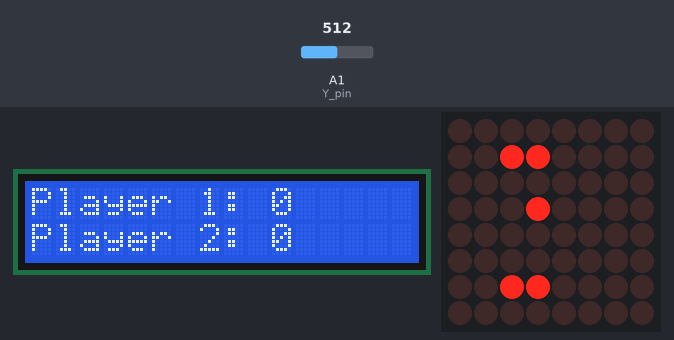
A sketch run on a simulated Arduino Uno, built with avr-gcc and run on an emulated ATmega328P. Parts: 16×2 character LCD, 8×8 LED matrix. Inputs (shaded band) come from the test bench; at power-on: A1 (Y_pin) = 512. Random numbers use the default seed unless the sketch sets one.

Above: at 1.2 s.
1.3 s: A1 (Y_pin) set to 737
3.6 s: A1 (Y_pin) set to 767
At 4.1 s:
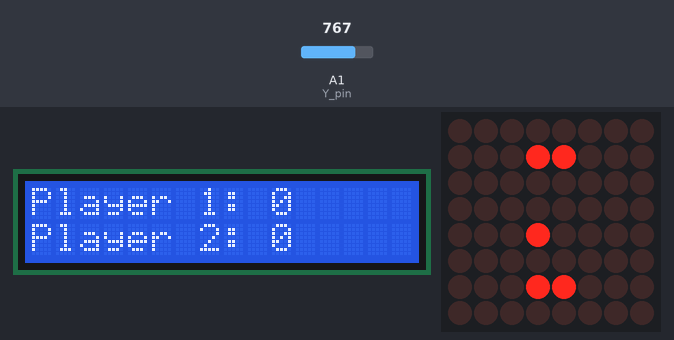
6.7 s: A1 (Y_pin) set to 240
At 7.2 s:
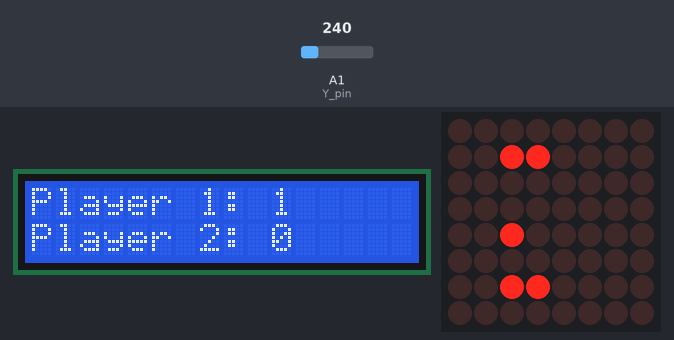
9.8 s: A1 (Y_pin) set to 260
At 11.8 s:
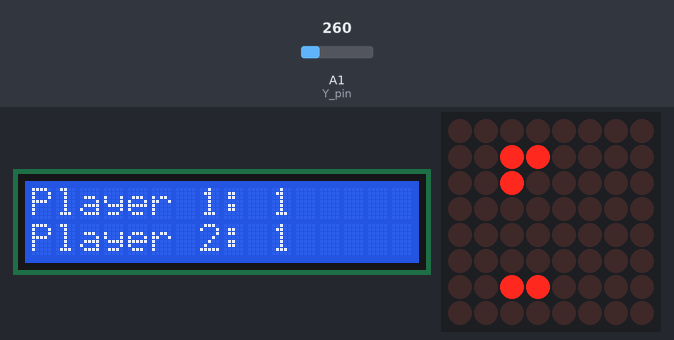
12.9 s: A1 (Y_pin) set to 122
At 13.4 s:
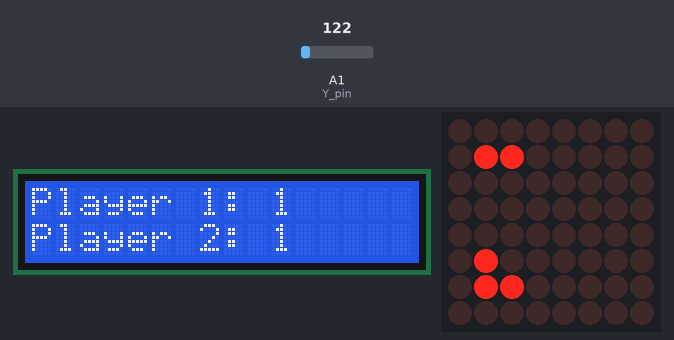
16.0 s: A1 (Y_pin) set to 760
At 16.5 s:
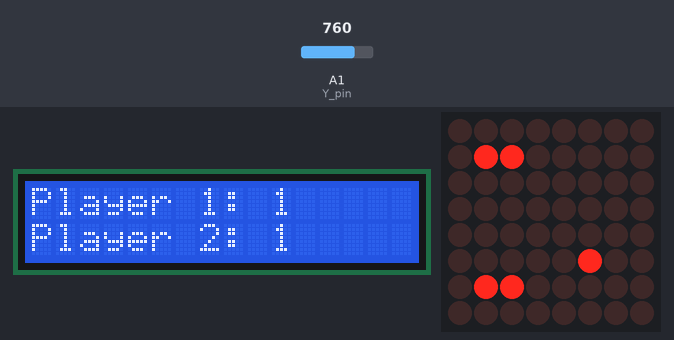
Timing chart, 0 to 19.0 s (numbered marks = the images above; inputs shaded):
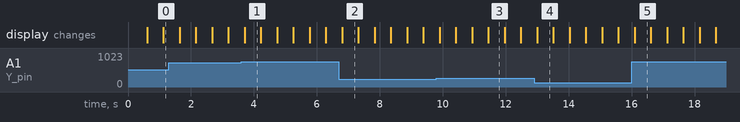

Measured:
- the behaviour switches between 750 and 751 on A1 (Y_pin) (found by bisection; images 0 and 1)
- the behaviour switches between 249 and 250 on A1 (Y_pin) (found by bisection; images 2 and 3)
- what the display in image 1 shows lasts 0.5 s, from 3.7 s to 4.2 s

The sketch:

main.ino
```cpp
#include <LiquidCrystal.h>
#include "LedControl.h"
#include "Board.h"

const int SW_pin = 2; // digital pin connected to switch output
const int X_pin = 0; // analog pin connected to X output
const int Y_pin = 1; // analog pin connected to Y output

LiquidCrystal lcd(7, 8, 9, 10, 11, 12);
LedControl lc=LedControl(5,3,4,1);
Board board = Board(8,8);


void printBoard() {
  byte state = 0;
  for (int i = 0; i < 8; i++) {
    for (int j = 0; j < 8; j++) {
      if (board.getCoordinate(i,j) != 0) {
        state = 1;
      }
      else {
        state = 0;
      }
      lc.setLed(0,i,j,state);
    }
  }
}

void setup() {
  lcd.begin(16, 2);
  // Joystick setup
  pinMode(SW_pin, INPUT);
  digitalWrite(SW_pin, HIGH);

  // Matrix setup
  lc.shutdown(0,false);
  lc.setIntensity(0,1);
  lc.clearDisplay(0);

  printBoard();
}

void loop() {
  int input = analogRead(Y_pin);

  if (input < 250) {
    input = 1;
  }
  else if (input > 750) {
    input = -1;
  }
  else {
    input = 0;
  }

  // Could read a second joystick as the second player
  int result = board.update(input, input);

  if (result != 0) {
    board.reset(false);
  }

  printBoard();

  String scP1 = "Player 1: ";
  scP1 = scP1 + board.getPlayer1().getScore();
  String scP2 = "Player 2: ";
  scP2 = scP2 + board.getPlayer2().getScore();
  lcd.clear();
  lcd.setCursor(0, 0);
  lcd.print(scP1);
  lcd.setCursor(0, 1);
  lcd.print(scP2);

  delay(500);
}
```

Ball.cpp
```cpp
#include "Ball.h"
#include <stdlib.h>

Ball::Ball()
{
	_x = 0;
	_y = 0;
	randomDirection();
}

Ball::Ball(int x, int y)
{
    _x = x;
    _y = y;
	randomDirection();
}

void Ball::randomDirection()
{
	_direction = ((Direction) (rand() % 8));
	while (_direction == TOP || _direction == BOTTOM)
		_direction = ((Direction)(rand() % 8));
}

void Ball::updatePosition()
{
	switch (_direction)
	{
	case TOP_LEFT:
		_x--;
		_y--;
		break;
	case TOP:
		_y--;
		break;
	case TOP_RIGHT:
		_y--;
		_x++;
		break;
	case RIGHT:
		_x++;
		break;
	case BOTTOM_RIGHT:
		_x++;
		_y++;
		break;
	case BOTTOM:
		_y++;
		break;
	case BOTTOM_LEFT:
		_y++;
		_x--;
		break;
	case LEFT:
		_x--;
		break;
	default:
		break;
	}
}

int *Ball::getPosition()
{
    return new int[2]{_x, _y};
}
```

Ball.h
```cpp
enum Direction
{
	TOP_LEFT = 0,
	TOP = 1,
	TOP_RIGHT = 2,
	RIGHT = 3,
	BOTTOM_RIGHT = 4,
	BOTTOM = 5,
	BOTTOM_LEFT = 6,
	LEFT = 7
};

class Ball
{
public:
	Ball();
    Ball(int x, int y);
	~Ball() {}

	void randomDirection();
    void updatePosition();

    int *getPosition();
    int getX() { return _x; }
    int getY() { return _y; }
	void setDirection(Direction newDirection) { _direction = newDirection; }
	Direction getDirection() { return _direction; }

private:
	int _x, _y;
	Direction _direction;
};
```

Board.cpp
```cpp
#include "Board.h"

Board::Board(int x, int y)
{
    _x = x;
    _y = y;
    _board = new int[_x * _y];
	_ball = *(new Ball(x / 2, y / 2));
	_player1 = *(new Player(y/3, 1, y / 2 - y / 3));
	_player2 = *(new Player(y/3, x-2, y / 2 - y / 3));
	clear();
	draw();
}

Board::~Board()
{
    delete _board;
}

void Board::setChar(int x, int y, int type)
{
    _board[y * _x + x] = type;
}

void Board::clear()
{
    for (int i = 0; i < _y * _x; i++)
        _board[i] = 0;
}

void Board::draw()
{
	setChar(_ball.getX(), _ball.getY(), 1);
	for (int i = 0; i < _player1.getLength(); i++)
	{
		setChar(_player1.getX(), _player1.getY() + i, 2);
	}
	for (int i = 0; i < _player2.getLength(); i++)
	{
		setChar(_player2.getX(), _player2.getY() + i, 2);
	}
}

void Board::reset(bool resetScores)
{
	if (_board != nullptr)
		delete _board;

	_board = new int[_x * _y];
	_ball = *(new Ball(_x / 2, _y / 2));
	_player1.setPosition(1, _y / 2 - _y / 4);
	_player2.setPosition(_x - 2, _y / 2 - _y / 4);

	if (resetScores)
	{
		_player1.resetScore();
		_player2.resetScore();
	}

	clear();
	draw();
}

int Board::update(int y1, int y2)
{
	// Players movement
	if (y1 == 1)
	{
		if (_player1.getY() > 0)
			_player1.moveUp();
	}
	else if (y1 == -1)
	{
		if ((_player1.getY() + _player1.getLength()) < _y)
			_player1.moveDown();
	}

	if (y2 == 1)
	{
		if (_player2.getY() > 0)
			_player2.moveUp();
	}
	else if (y2 == -1)
	{
		if ((_player2.getY() + _player2.getLength()) < _y)
			_player2.moveDown();
	}


	// Ball movement
	_ball.updatePosition();
	int* curPosition = _ball.getPosition();

	// Collision with players
	if (curPosition[0] == (_player1.getX()+1)
		&& curPosition[1] <= (_player1.getY() + _player1.getLength())
		&& curPosition[1] >= _player1.getY()-1)
	{
		if (curPosition[1] > (_player1.getY() + _player1.getLength() / 2))
			_ball.setDirection(BOTTOM_RIGHT);
		else if (curPosition[1] < (_player1.getY() + _player1.getLength() / 2))
			_ball.setDirection(TOP_RIGHT);
		else
			_ball.setDirection(RIGHT);
	}
	else if (curPosition[0] == (_player2.getX() - 1)
		&& curPosition[1] <= (_player2.getY() + _player2.getLength())
		&& curPosition[1] >= _player2.getY()-1)
	{
		if (curPosition[1] > (_player2.getY() + _player2.getLength() / 2))
			_ball.setDirection(BOTTOM_LEFT);
		else if (curPosition[1] < (_player2.getY() + _player2.getLength() / 2))
			_ball.setDirection(TOP_LEFT);
		else
			_ball.setDirection(LEFT);
	}

	// Collision with walls
	if (curPosition[0] == _x - 1)
	{
		_player2.addScore();
		return 2;
	}
	else if (curPosition[0] == 0)
	{
		_player1.addScore();
		return 1;
	}
	else if (curPosition[1] == 0)
	{
		switch (_ball.getDirection())
		{
		case TOP_LEFT:
			_ball.setDirection(BOTTOM_LEFT);
			break;
		case TOP_RIGHT:
			_ball.setDirection(BOTTOM_RIGHT);
			break;
		default:
			break;
		}
	}
	else if (curPosition[1] == _y - 1)
	{
		switch (_ball.getDirection())
		{
		case BOTTOM_LEFT:
			_ball.setDirection(TOP_LEFT);
			break;
		case BOTTOM_RIGHT:
			_ball.setDirection(TOP_RIGHT);
			break;
		default:
			break;
		}
	}

	clear();
	draw();

    return 0;
}

int Board::getCoordinate(int x, int y)
{
	return _board[y * _x + x];
}
```

Board.h
```cpp
#ifndef Board_h
#define Board_h

#include "Ball.h"
#include "Player.h"

#include "Arduino.h"

class Board
{
public:
    Board() : _x(0), _y(0), _board(nullptr) {}
    Board(int x, int y);
    ~Board();

    void setChar(int x, int y, int type);
    void clear();
	void draw();
	void reset(bool resetScores);
    int update(int y1, int y2);

	int* getBoard() { return _board; }
  Player getPlayer1() { return _player1; }
  Player getPlayer2() { return _player2; }
	int getCoordinate(int x, int y);

private:
    int _x,
        _y;
    int *_board;
    Ball _ball;
	Player _player1, _player2;
};

#endif
```

Player.cpp
```cpp
#include "Player.h"

Player::Player()
{
	_length = 0;
	_x = 0;
	_y = 0;
	_score = 0;
}

Player::Player(int length, int x, int y)
{
	_length = length;
	_score = 0;
	setPosition(x, y);
}

void Player::moveUp()
{
	_y--;
}

void Player::moveDown()
{
	_y++;
}

void Player::addScore()
{
	_score++;
}

void Player::resetScore()
{
	_score = 0;
}

void Player::setPosition(int x, int y)
{
	_x = x;
	_y = y;
}
```

Player.h
```cpp
class Player
{
public:
	Player();
	Player(int length, int x, int y);
	~Player() {}

	void moveUp();
	void moveDown();
	void addScore();
	void resetScore();

	void setPosition(int x, int y);
	int getLength() { return _length; }
	int getX() { return _x; }
	int getY() { return _y; }
	int getScore() { return _score; }

private:
	int _x, _y, _length, _score;
};
```
